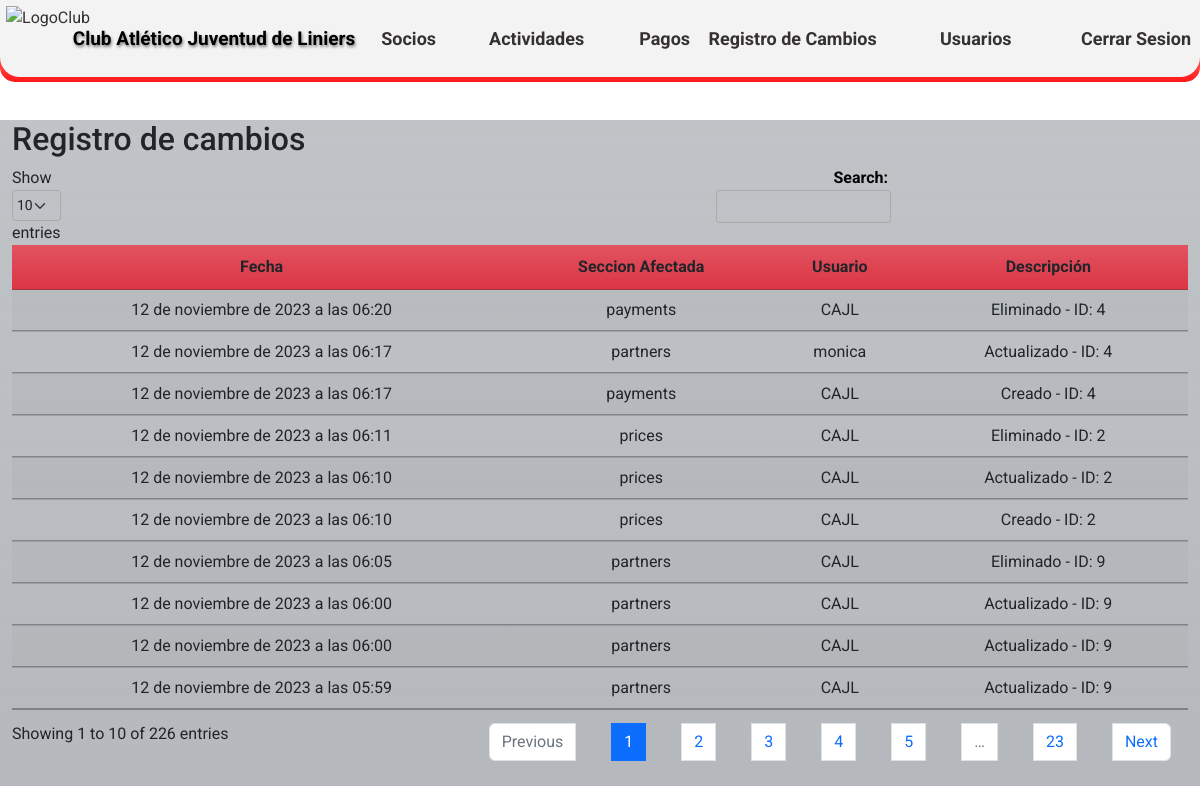
The app's page /change-log/ (signed in), older data.
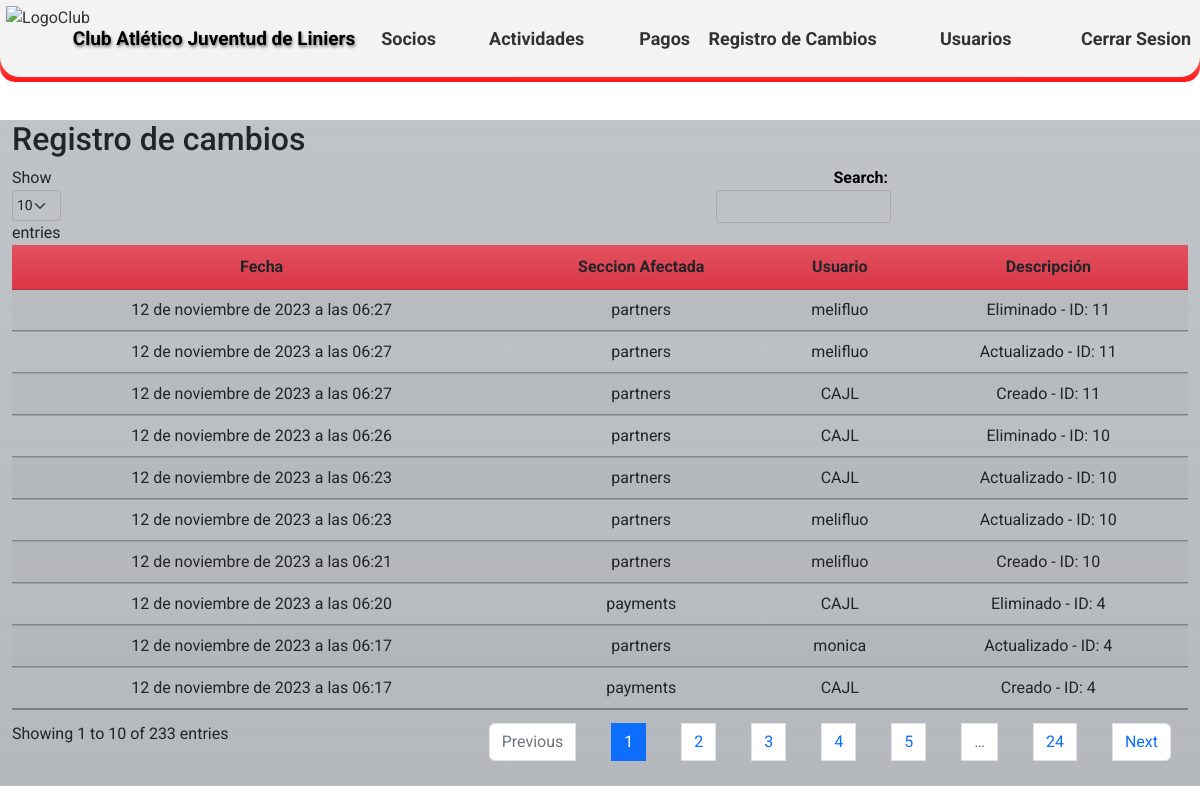
The same page, newer data.
### CAJL/aplications/changelog/models.py (models this page shows)
class ChangeLog(models.Model):
    date = models.DateTimeField(auto_now_add=True)
    model_name = models.CharField(max_length=100)
    user = models.ForeignKey(User, null=True, blank=True,on_delete=models.CASCADE)  # Asócialo a tu modelo de usuario si lo tienes
    description = models.TextField()
    class Meta:
        verbose_name = 'Registro de Cambio'
        verbose_name_plural = 'Registros de Cambios'
        ordering = ['-date']

### CAJL/aplications/changelog/views.py (the view)
# urls.py: path('change-log/', change_log_view, name='change_log_view'),
@login_required
def change_log_view(request):
    change_logs = ChangeLog.objects.all()
    return render(request, 'changelog/change_log.html', {'change_logs': change_logs})

### templates/changelog/change_log.html (shortened to what this page needs)
{% extends 'loginregister/base.html' %}
{% load static %}
{% block content %}
<!DOCTYPE html>
<html>
<head>
    <!DOCTYPE html>
<html>
<head>
    <link rel="stylesheet" type="text/css" href={% static 'css/Estilos_DT.css' %} media="screen">
    <link rel="stylesheet" href="https://cdnjs.cloudflare.com/ajax/libs/font-awesome/6.2.0/css/all.min.css"/>
    <link rel="stylesheet" type="text/css" href="https://cdn.datatables.net/1.10.25/css/jquery.dataTables.min.css">
</head>
<body>
    <br>
    <br>
    <br>
    <br>
        <div class="container h-60 my-4">
            <div class="row">
                <div class="col-xl-12 bg-secondary bg-gradient bg-opacity-50">
                    <h2>Registro de cambios</h2>
            <table id="changeLogTable" class="display table table-striped">
                <thead>
                    <tr>
                        <th class="centered bg-danger bg-gradient">Fecha</th>
                        <th class="centered bg-danger bg-gradient">Seccion Afectada</th>
                        <th class="centered bg-danger bg-gradient">Usuario</th>
                        <th class="centered bg-danger bg-gradient">Descripción</th>
                    </tr>
                </thead>
                <tbody>
                            {% for change_log in change_logs %}
                        <tr>
                            <td class="centered">{{ change_log.date }}</td>
                            <td class="centered">{{ change_log.model_name }}</td>
                            <td class="centered">{{ change_log.user }}</td>
                            <td class="centered">{{ change_log.description }}</td>
                        </tr>
                    {% endfor %}
                </tbody>
            </table>
        </div>
    </div>
</div>
</body>
</html>
{% endblock %}

Row changes from the older to the newer data that the page shows:
no longer on this page (row unchanged): ChangeLog: date "12 de noviembre de 2023 a las 06:11", model_name "prices", user "CAJL", description "Eliminado - ID: 2"
no longer on this page (row unchanged): ChangeLog: date "12 de noviembre de 2023 a las 06:10", model_name "prices", user "CAJL", description "Actualizado - ID: 2"
no longer on this page (row unchanged): ChangeLog: date "12 de noviembre de 2023 a las 06:10", model_name "prices", user "CAJL", description "Creado - ID: 2"
no longer on this page (row unchanged): ChangeLog: date "12 de noviembre de 2023 a las 06:05", model_name "partners", user "CAJL", description "Eliminado - ID: 9"
no longer on this page (row unchanged): ChangeLog: date "12 de noviembre de 2023 a las 06:00", model_name "partners", user "CAJL", description "Actualizado - ID: 9"
no longer on this page (row unchanged): ChangeLog: date "12 de noviembre de 2023 a las 06:00", model_name "partners", user "CAJL", description "Actualizado - ID: 9"
no longer on this page (row unchanged): ChangeLog: date "12 de noviembre de 2023 a las 05:59", model_name "partners", user "CAJL", description "Actualizado - ID: 9"
added ChangeLog: date "12 de noviembre de 2023 a las 06:27", model_name "partners", user "melifluo", description "Eliminado - ID: 11"
added ChangeLog: date "12 de noviembre de 2023 a las 06:27", model_name "partners", user "melifluo", description "Actualizado - ID: 11"
added ChangeLog: date "12 de noviembre de 2023 a las 06:27", model_name "partners", user "CAJL", description "Creado - ID: 11"
added ChangeLog: date "12 de noviembre de 2023 a las 06:26", model_name "partners", user "CAJL", description "Eliminado - ID: 10"
added ChangeLog: date "12 de noviembre de 2023 a las 06:23", model_name "partners", user "CAJL", description "Actualizado - ID: 10"
added ChangeLog: date "12 de noviembre de 2023 a las 06:23", model_name "partners", user "melifluo", description "Actualizado - ID: 10"
added ChangeLog: date "12 de noviembre de 2023 a las 06:21", model_name "partners", user "melifluo", description "Creado - ID: 10"
Text that changed along with them:
text written by a page script: "Show entries Search: Showing 1 to 10 of 226 entries Previous 1 2 3 4 5 … 23 Next" → "Show entries Search: Showing 1 to 10 of 233 entries Previous 1 2 3 4 5 … 24 Next"
